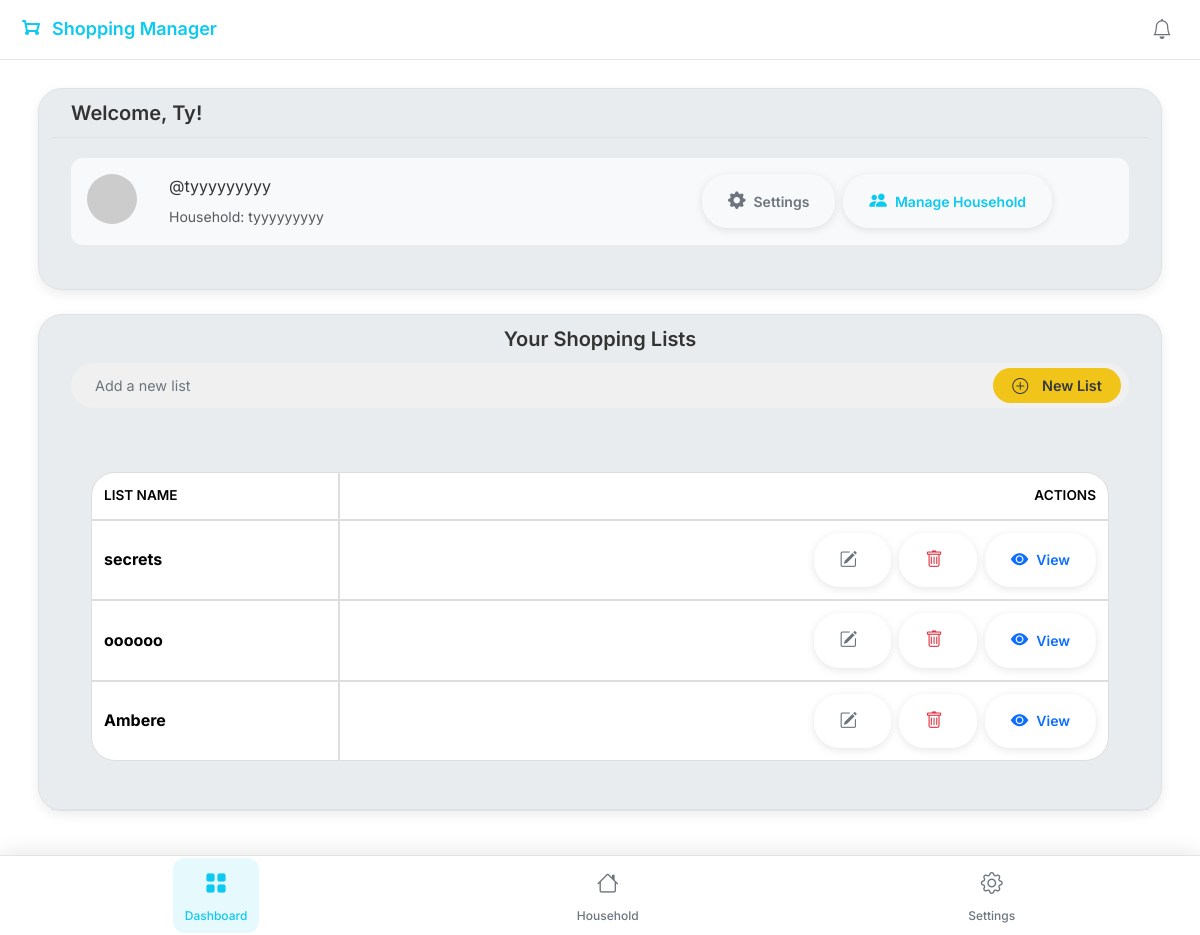
The app's page /dashboard (signed in) with its own data.
### app/models.py (models this page shows, shortened)
class User(db.Model, UserMixin):
    __tablename__ = 'users'
    id = db.Column(db.Integer, primary_key=True)
    username = db.Column(db.String(80), unique=True, nullable=False)
    name = db.Column(db.String(80), nullable=False)
    password = db.Column(db.String(128), nullable=False)
    role = db.Column(db.String(20), default='member')  # member or admin
    avatar_url = db.Column(db.String(256), nullable=True)  # DiceBear URL or uploaded file path
    household_id = db.Column(db.Integer, db.ForeignKey('households.id'))
    household = db.relationship('Household', back_populates='members', foreign_keys=[household_id])
    administered_household = db.relationship('Household', back_populates='admin',
                                             foreign_keys='Household.admin_id', uselist=False)
    created_lists = db.relationship('ShoppingList', backref='creator', lazy=True)
    added_items = db.relationship('ListItem', backref='added_by', lazy=True)
    activities = db.relationship('ActivityLog', backref='user', lazy=True)
    push_tokens = db.relationship('FCMToken', backref='user', lazy=True)

class Household(db.Model):
    __tablename__ = 'households'
    id = db.Column(db.Integer, primary_key=True)
    join_code = db.Column(db.String(36), unique=True, nullable=False, default=lambda: secrets.token_hex(4).upper())
    name = db.Column(db.String(100), nullable=False)
    created_at = db.Column(
    db.DateTime(timezone=True),
    default=lambda: datetime.now(tz)
    )
    admin_id = db.Column(db.Integer, db.ForeignKey('users.id'), nullable=False)
    admin = db.relationship('User', back_populates='administered_household', foreign_keys=[admin_id])
    members = db.relationship('User', back_populates='household', lazy=True, foreign_keys='User.household_id')
    shopping_lists = db.relationship('ShoppingList', backref='household', lazy=True, cascade="all, delete-orphan")

class ShoppingList(db.Model):
    __tablename__ = 'shoppinglists'
    id = db.Column(db.Integer, primary_key=True)
    name = db.Column(db.String(100), nullable=False)
    household_id = db.Column(db.Integer, db.ForeignKey('households.id'), nullable=True)
    created_by_user_id = db.Column(db.Integer, db.ForeignKey('users.id'), nullable=False)
    created_at = db.Column(
    db.DateTime(timezone=True),
    default=lambda: datetime.now(tz)
    )
    items_count = db.Column(db.Integer, default=0)
    purchased_items_count = db.Column(db.Integer, default=0)
    items = db.relationship('ListItem', backref='shopping_list', lazy=True, cascade="all, delete-orphan")

### app/routes.py (the view)
@main.route('/dashboard')
@login_required
def dashboard():
    new_list_form = ShoppingListForm()
    household_id = current_user.household_id
    if not household_id:
        flash("You must join or create a household first.", "warning")
        return redirect(url_for('household_bp.setup'))
    household = HouseholdModel.query.get(household_id)
    if not household:
        flash("Household not found.", "danger")
        return redirect(url_for('main.dashboard'))
    is_admin = (current_user.id == household.admin_id)
    all_household_lists = ShoppingListModel.query.filter_by(
        household_id=household_id
    ).order_by(
        ShoppingListModel.created_at.desc()
    ).all()
    return render_template(
        'dashboard.html',
        title=f"Dashboard - {household.name}",
        household=household,
        lists=all_household_lists,
        is_admin=is_admin,
        new_list_form=new_list_form
    )

### app/shopping_lists/forms.py
class ShoppingListForm(FlaskForm):
    name = StringField('List Name', validators=[DataRequired()])
    submit = SubmitField('Create List')

### templates/dashboard.html (shortened to what this page needs)
{% extends "base.html" %}
{% block content %}
<div class="container mt-2">
    <div class="row">
        <div class="card sm-card mb-4">
            <div class="card-header"><h5 class="mb-0">Welcome, {{ current_user.name | default('User') }}!</h5></div>
            <div class="card-body">
                <div class="profile-header d-flex flex-column flex-md-row align-items-center align-items-md-start">
                    <div class="text-center text-md-start mb-3 mb-md-0 me-md-3">
                        <img src="{{ current_user.avatar_url }}"
                            alt="{{ current_user.name }}'s avatar"
                            class="profile-pic-actual"
                            onerror="this.onerror=null; this.src='https://api.dicebear.com/7.x/initials/svg?seed={{ current_user.name }}'">
                    </div>
                    <div class="profile-info w-100 w-md-auto me-md-auto mb-3 mb-md-0 text-center text-md-start">
                        <p class="card-text mb-1">@{{ current_user.username }}</p>
                        {% if current_user.household %}
                        <small class="text-muted">Household: {{ current_user.household.name }}</small>
                        {% else %}
                        <small class="text-muted">Not currently in a household. <a href="{{ url_for('household_bp.setup')}}">Join or Create One!</a></small>
                        {% endif %}
                    </div>
                    <div class="profile-actions d-flex flex-column flex-sm-row align-items-sm-center w-100 w-md-auto justify-content-center">
                        <a href="{{ url_for('settings_bp.account_settings') }}" class="btn btn-sm btn-outline-secondary mb-2 mb-sm-0 me-sm-2">
                            <i class="bi bi-gear-fill"></i> Settings
                        </a>
                        {% if current_user.household and (is_admin or current_user.is_admin_of_household) %}
                        <a href="{{ url_for('household_bp.manage_household', household_id=current_user.household_id) }}" class="btn btn-sm btn-outline-info">
                            <i class="bi bi-people-fill"></i> Manage Household
                        </a>
                        {% endif %}
                    </div>
                </div>
            </div>
        </div>
    </div>
    <div class="row">
        <div class="card sm-card mb-4">
            <div class="card-header">
                <div class="list-header-controls">
                    <h2 class="h4 list-header-title">Your Shopping Lists</h2>
                    <div class="header-actions-toolbar">
                        <div class="header-action-group" id="headerQuickAddGroup">
                            <div class="dashboard-new-list-container">
                                <form class="d-flex my-auto" role="New List" id="dashboardListAddForm" action="{{ url_for('shoppinglist_bp.create_list') }}" method="post">
                                    <div class="shopping-new-list-pill-container">
                                    {{ new_list_form.name(class_='form-control' + (' is-invalid' if new_list_form.name.errors else ''), placeholder="Add a new list", id="dashboardNewListInput", type="text", aria_label="New List") }}
                                        <button class="btn btn-new-list-custom expanded" type="submit" id="dashboardNewListBtn">
                                                <i class="bi bi-plus-circle"></i>
                                                <span class="New-List-text">New List</span>
                                        </button>
                                    </div>
                                </form>
                            </div>
                        </div>
                    </div>
                </div>
                <div class="card-body">
                    {% if lists %}
                    <div class="table-container">
                        <table class="table align-middle rounded-table" id="shoppingListsTable">
                            <thead>
                                <tr>
                                    <th scope="col">List Name</th>
                                    <th scope="col" class="text-end">Actions</th>
                                </tr>
                            </thead>
                            <tbody>
                                {% for list in lists %}
                                <tr id="list-row-{{ list.id }}">
                                    <td>
                                        <strong>{{ list.name }}</strong>
                                    </td>
                                    <td class="text-end">
                                        <div class="d-flex flex-wrap justify-content-end gap-2">
                                            <a href="{{ url_for('shoppinglist_bp.edit_list', list_id=list.id) }}"
                                            class="btn btn-sm btn-outline-secondary" title="Edit List Name" id="eeditbtn">
                                            <i class="bi bi-pencil-square"></i>
                                            </a>
                                            <button type="submit"
                                                class="btn btn-sm btn-outline-danger delete-list-btn"
                                                title="Delete List"
                                                data-bs-toggle="modal"
                                                data-bs-target="#confirmModal"
                                                data-modal-title="Confirm List Deletion"
                                                data-modal-body="Are you sure you want to delete the list '{{ list.name | escape }}' and all its items? This cannot be undone."
                                                data-modal-confirm-text="Delete List"
                                                data-action-url="{{ url_for('shoppinglist_bp.delete_list', list_id=list.id) }}"
                                                data-target-element-selector="#list-row-{{ list.id }}"
                                                data-redirect-url="{{ url_for('main.dashboard') }}">
                                            <i class="bi bi-trash"></i>
                                            </button>
                                            <a href="{{ url_for('shoppinglist_bp.view_list', list_id=list.id) }}"
                                            class="btn btn-sm btn-outline-primary">
                                            <i class="bi bi-eye-fill"></i> <span class="d-none d-sm-inline">View</span>
                                            </a>
                                        </div>
                                    </td>
                                </tr>
                                {% endfor %}
                            </tbody>
                        </table>
                    </div>
                    {% else %}
                    <div>
                        <p class="card-text">You don't have any lists yet! Click 'New List' to get started.</p>
                    </div>
                    {% endif%}
                </div>
            </div>
        </div>
    </div>
</div>
{% endblock %}

### static/css/base.css (style rules this page uses)
* { margin: 0; padding: 0; box-sizing: border-box; font-family: 'Inter' sans-serif; }
.container { width: 100%; margin: 0 auto; padding: 0 20px; }
h1,h2,h3,h4,h5,h6,.h1,.h2,.h3,.h4,.h5,.h6 { font-family: 'Inter', sans-serif; font-weight: 600; }
h2 { font-size: 2.5rem; margin-bottom: 1rem; }
body { padding-bottom: 80px; font-family: 'Inter', -apple-system, BlinkMacSystemFont, 'Segoe UI', Roboto, sans-serif; opacity: none; -webkit-overflow-scrolling: touch; line-height: 1.6; color: var(--dark); background-color: var(--background); font-weight: 400; }
html { -ms-overflow-style: none; scrollbar-width: none; }

### records on screen
User: name "Ty", username "tyyyyyyyyy"
Household: household.name "tyyyyyyyyy"
ShoppingList: name "secrets"
ShoppingList: name "oooooo"
ShoppingList: name "Ambere"
